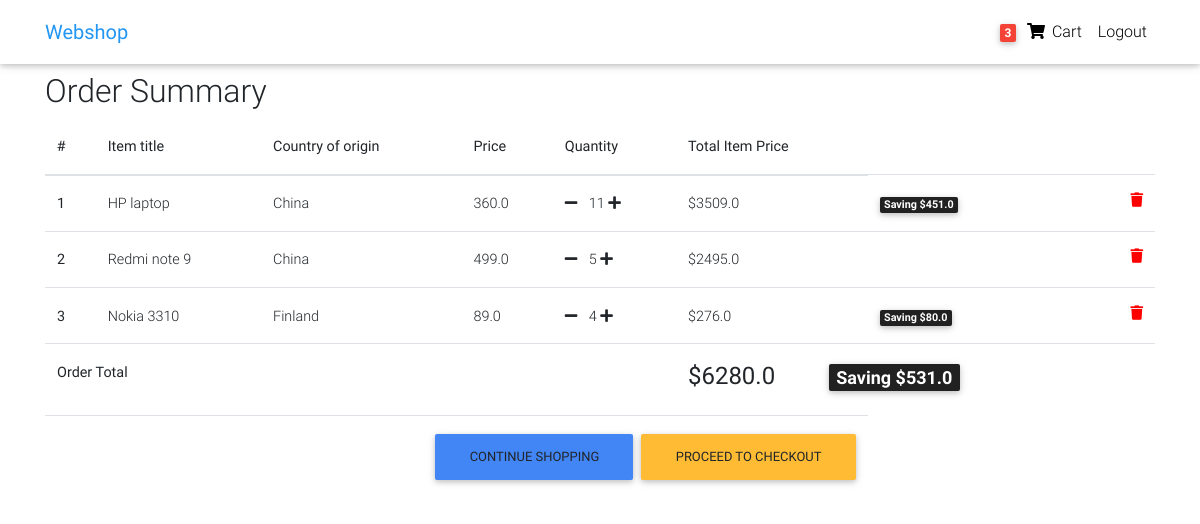
/order-summary/ (signed in), run on an earlier commit of the app's database.
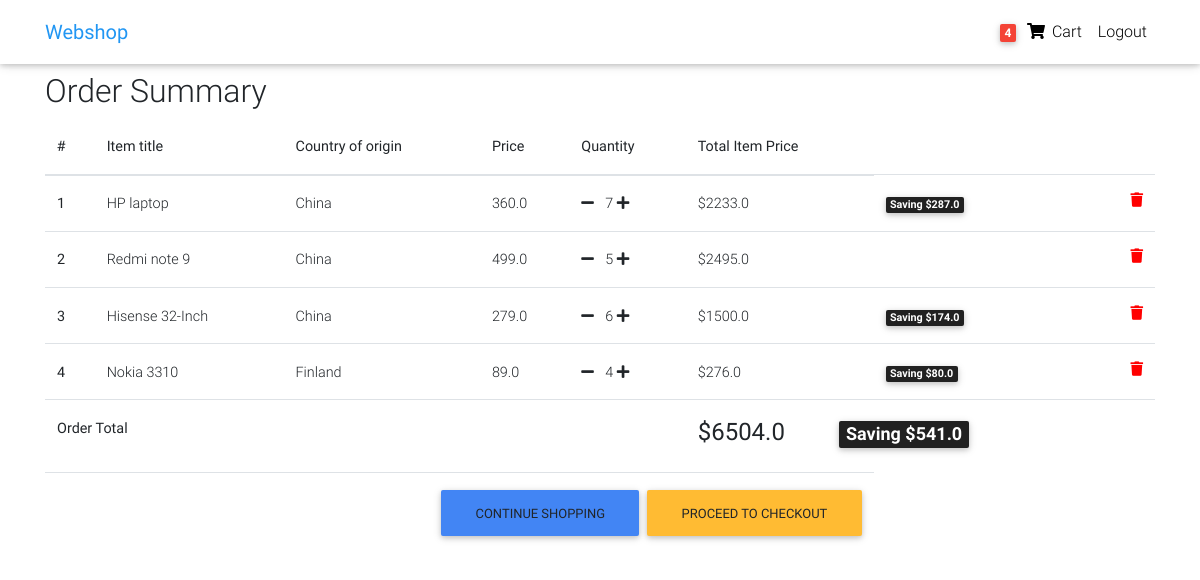
And on a later commit of the database.
### main/models.py (models this page shows, shortened)
class Order(models.Model):
    user = models.ForeignKey(settings.AUTH_USER_MODEL,
                             on_delete=models.CASCADE)
    items = models.ManyToManyField(OrderItem)
    ordered = models.BooleanField(default=False)
    def get_total(self):
        total = 0
        for order_item in self.items.all():
            total += order_item.get_final_price()
        return total
    def get_total_desc(self):
        total = 0
        for order_item in self.items.all():
            total += order_item.get_final_disc()
        return total

class OrderItem(models.Model):
    user = models.ForeignKey(settings.AUTH_USER_MODEL,
                             on_delete=models.CASCADE)
    ordered = models.BooleanField(default=False)
    item = models.ForeignKey(Item, on_delete=models.CASCADE)
    quantity = models.IntegerField(default=1)
    def get_total_item_price(self):
        return self.quantity * self.item.price
    def get_total_discount_item_price(self):
        return self.quantity * self.item.discount_price
    def get_amount_saved(self):
        return self.get_total_item_price() - self.get_total_discount_item_price()
    def get_final_price(self):
        if self.item.discount_price:
            return self.get_total_discount_item_price()
        return self.get_total_item_price()
    def get_final_disc(self):
        if self.item.discount_price:
            return self.get_amount_saved()
        return 0

class Item(models.Model):
    title = models.CharField(max_length=100)
    country_of = CountryField(multiple=False)
    price = models.FloatField()
    discount_price = models.FloatField(blank=True, null=True)
    category = models.CharField(choices=CATEGORY_CHOICES, max_length=2)
    slug = models.SlugField()
    description = models.TextField()
    additional_info = models.TextField()
    image = models.ImageField()

### main/views.py (the view)
# urls.py: path('order-summary/', OrderSummaryView.as_view(), name='order-summary'),
class OrderSummaryView(LoginRequiredMixin, View):
    def get(self, *args, **kwargs):
        try:
            order = Order.objects.get(user=self.request.user, ordered=False)
            context = {
                'object': order
            }
            return render(self.request, 'order_summary.html', context)
        except ObjectDoesNotExist:
            messages.warning(self.request, "You do not have an active order")
            return redirect("/")

### main/templatetags/cart_template_tags.py (called while the page is built)
@register.filter
def cart_item_count(user):
    if user.is_authenticated:
        qs = Order.objects.filter(user=user, ordered=False)
        if qs.exists():
            return qs[0].items.count()
    return 0

### templates/order_summary.html (shortened to what this page needs)
{% extends "base.html" %} {% block content %}
<main>
  <div class="container">
    <div class="table-responsive text-nowrap">
      <h2>Order Summary</h2>
      <table class="table">
        <thead>
          <tr>
            <th scope="col">#</th>
            <th scope="col">Item title</th>
            <th scope="col">Country of origin</th>
            <th scope="col">Price</th>
            <th scope="col">Quantity</th>
            <th scope="col">Total Item Price</th>
          </tr>
        </thead>
        <tbody>
          {% for order_item in object.items.all %}
          <tr>
            <th scope="row">{{ forloop.counter }}</th>
            <td>{{ order_item.item.title }}</td>
            <td>{{ order_item.item.country_of.name}}</td>
            <td>{{ order_item.item.price }}</td>
            <td>
              <a
                href="{% url 'main:remove-single-item-from-cart' order_item.item.slug %}"
                ><i class="fas fa-minus mr-2"></i
              ></a>
              {{ order_item.quantity }}
              <a href="{% url 'main:add-to-cart' order_item.item.slug %}"
                ><i class="fas fa-plus"></i
              ></a>
            </td>
            <td>
              {% if order_item.item.discount_price %}
              ${{order_item.get_total_discount_item_price }} {% else %}
              ${{order_item.get_total_item_price }} {% endif %}
            </td>
            <td>
              {%if order_item.item.discount_price%}
              <span class="badge badge-dark mr-5"
                >Saving ${{ order_item.get_amount_saved }}</span
              >
              {%endif%}
            </td>
            <td>
              <a
                style="color: red"
                href="{% url 'main:remove-from-cart' order_item.item.slug %}"
              >
                <i class="fas fa-trash float-right"></i>
              </a>
            </td>
          </tr>
          {% endfor %}
          {% if object.get_total %}
          <tr>
            <td colspan="5"><b>Order Total</b></td>
            <td colspan="5">
              <h4>
                <b
                  >${{ object.get_total }}
                  <span class="badge badge-dark ml-5"
                    >Saving ${{ object.get_total_desc }}</span
                  >
                </b>
              </h4>
            </td>
          </tr>
          <tr>
            <td colspan="6">
              <a class="btn btn-warning float-right ml-2" href="/checkout/"
                >Proceed to checkout</a
              >
              <a class="btn btn-primary float-right" href="/"
                >Continue shopping</a
              >
            </td>
          </tr>
          {% endif %}
        </tbody>
      </table>
    </div>
  </div>
</main>
{% endblock content %}

### templates/base.html (shortened to what this page needs)
{% load static %}
<!DOCTYPE html>
<html lang="en">
  <head>
    <link
      rel="stylesheet"
      href="https://use.fontawesome.com/releases/v5.8.1/css/all.css"
    />
    <link href="{% static 'css/bootstrap.min.css' %}" rel="stylesheet" />
    <link href="{% static 'css/mdb.min.css' %}" rel="stylesheet" />
    <link href="{% static 'css/style.min.css' %}" rel="stylesheet" />
  </head>
  {% include "navbar.html" %}
  <body>
    <div class="mt-5 pt-4">
    </div>
    {% block content %} {% endblock content %}
  </body>
</html>

### templates/navbar.html (shortened to what this page needs)
{% load cart_template_tags %}
<nav
  class="navbar fixed-top navbar-expand-lg navbar-light white scrolling-navbar bg-muted"
>
  <div class="container">
    <a class="navbar-brand waves-effect" href="/">
      <strong class="blue-text">Webshop</strong>
    </a>
    <div class="collapse navbar-collapse" id="navbarSupportedContent">
      <ul class="navbar-nav nav-flex-icons">
        {% if request.user.is_authenticated %}
        <li class="nav-item">
          <a
            href="{% url 'main:order-summary' %}"
            class="nav-link waves-effect"
          >
            <span class="badge red z-depth-1 mr-1">
              {{ request.user|cart_item_count }}
            </span>
            <i class="fas fa-shopping-cart"></i>
            <span class="clearfix d-none d-sm-inline-block"> Cart </span>
          </a>
        </li>
        <li class="nav-item">
          <a class="nav-link waves-effect" href="{% url 'account_logout' %}">
            <span class="clearfix d-none d-sm-inline-block"> Logout </span>
          </a>
        </li>
        {% endif %}
      </ul>
    </div>
  </div>
</nav>

### templates/base.html (style rules this page uses)
html, body, header, .carousel { height: 60vh; }

What changed in the data, as far as the page shows it:
changed OrderItem "HP laptop": quantity "11" → "7"; get_total_discount_item_price "3509.0" → "2233.0"; get_amount_saved "451.0" → "287.0"
now on this page (row unchanged): OrderItem: item "Hisense 32-Inch", item.country_of.name "China", item.price "279.0", quantity "6", get_total_discount_item_price "1500.0", get_amount_saved "174.0"
changed through a linked row, Order: get_total "6280.0" → "6504.0"; get_total_desc "531.0" → "541.0"
Also different on the page:
{{ request.user|cart_item_count }}: "3" → "4"
